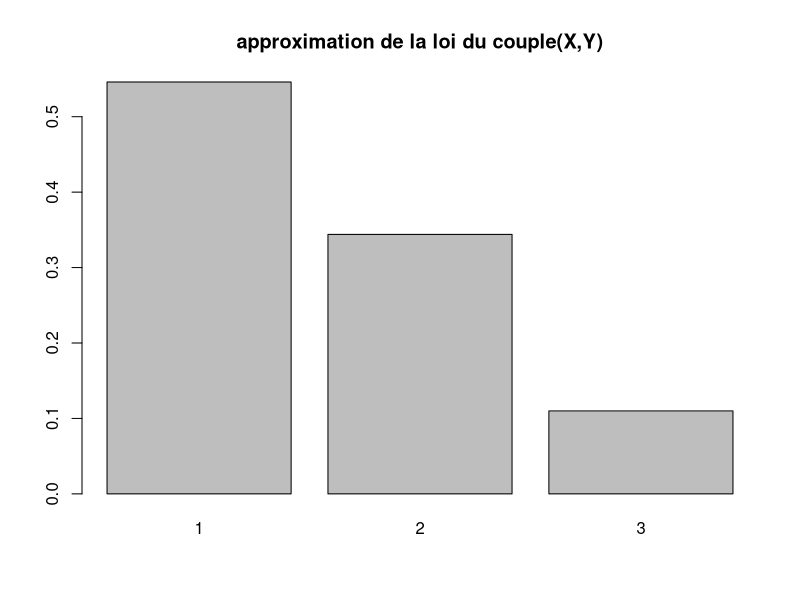

Write the R code that produced this figure.
#devoir 

#question 1

N = c(1:10);
n = 5;
K = 10;

X =c(rep(0,K));
Y =c(rep(0,K));

for( i in 1:K){
  aRemise = sample(N,n,replace=T);
  X[i]= min(aRemise);
  Y[i]= max(aRemise);
};

X;
Y;

#Question 2

N = c(1:3);
n = 2;
K = 10*10*10;

for( i in 1:K){
  aRemise = sample(N,n,replace=T);
  X[i]= min(aRemise);
  Y[i]= max(aRemise);
};

titre="approximation de la loi du couple(X,Y)"
barplot(table(X)/K,main=titre);
